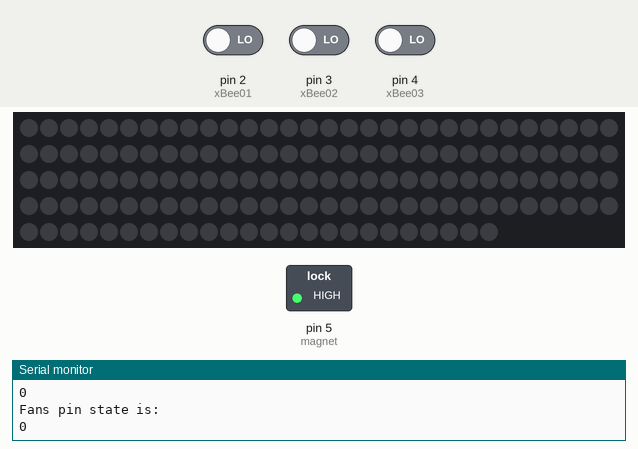
Simulated run of this sketch. Board: Arduino Uno, built with avr-gcc and run on an emulated ATmega328P. Shown: 144 RGB LEDs in strip order, left to right, continuing on the next row, switched loads named in the sketch (green lamp = pin HIGH), the last lines printed to the serial monitor. Inputs (shaded band) come from the test bench; at power-on: pin 4 (xBee03) LOW, pin 2 (xBee01) LOW, pin 3 (xBee02) LOW.

Above: at 2.6 s.
2.7 s: pin 4 (xBee03) driven HIGH
At 3.1 s:
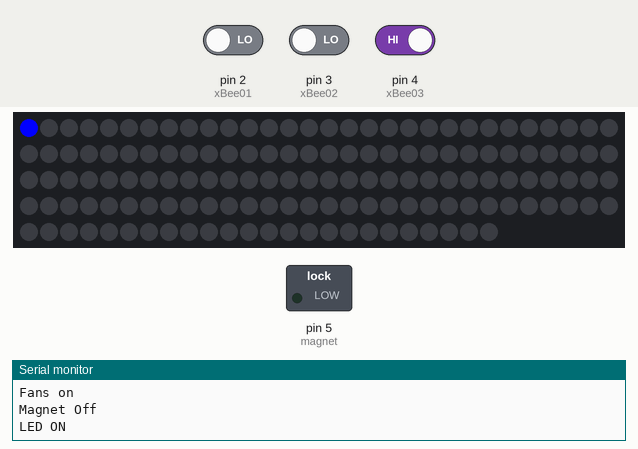
5.3 s: pin 4 (xBee03) driven LOW
At 5.3 s:
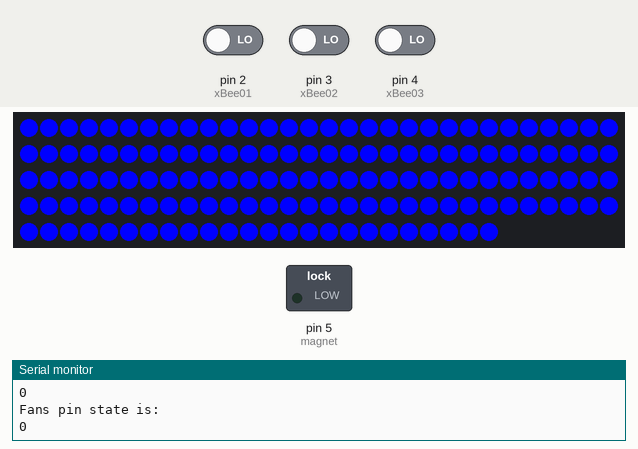
Timing chart, 0 to 8.3 s (numbered marks = the images above; inputs shaded):
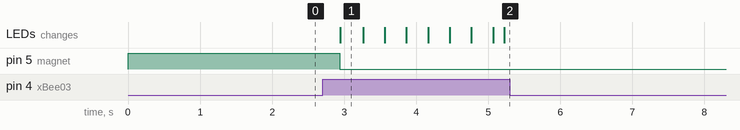

Measured:
- after the input at 2.7 s, pin 5 (magnet): HIGH → LOW after 0.24 s; the LEDs: change after 0.25 s (image 1)

The sketch:

Talking_Fabrics.ino
```cpp
#include <Adafruit_NeoPixel.h>
#ifdef __AVR__
#include <avr/power.h>
#endif
#define PIN            6
#define NUMPIXELS      144


const int xBee01 = 2;
const int xBee02 = 3;
const int xBee03 = 4;
int xBee01_state;
int xBee02_state;
int xBee03_state;
const int magnet = 5;
const int ledStripPin = 6;
Adafruit_NeoPixel strip = Adafruit_NeoPixel(NUMPIXELS, PIN, NEO_GRB + NEO_KHZ800);

void setup()
{
  Serial.begin(9600);
  pinMode(xBee01, INPUT);
  pinMode(xBee02, INPUT);
  pinMode(xBee03, INPUT);
  pinMode(ledStripPin, OUTPUT);
  pinMode(magnet, OUTPUT);
  //Magnets should be on by default
  digitalWrite(magnet, HIGH);
  strip.begin();
}

void loop()
{
  //Pin 2 fans
  xBee01_state = digitalRead(xBee01);
  //Pin 3 magnets
  xBee02_state = digitalRead(xBee02);
  //Pin 4 leds
  xBee03_state = digitalRead(xBee03);

  Serial.println("Magnet pins state is:");
  Serial.println(xBee02_state);
  Serial.println("Fans pin state is: ");
  Serial.println(xBee01_state);
  delay(100);

  //xBee01 controls the fans, just supplies a signal to a mosfet
  if (xBee03_state == HIGH){
    Serial.println("Fans on");
  }

  //xBee02 controls the magnets, actually turns
  //them off if detects a signal from the xBee02 glove
  if (xBee03_state == HIGH) {
    Serial.println("Magnet Off");
    digitalWrite(magnet, LOW);
  }

  //xBee03 controls the LEDs, this one works right now, turns them on if signal detected
  //No signal detected, turns all the LEDs on the strip off
  if (xBee03_state == HIGH) {
    Serial.println("LED ON");
    for (int i = 0; i < NUMPIXELS; i++)
    {
      strip.setPixelColor(i, 255);
      strip.show();
      delay(10);
    }
  } else {
    for (int i = 0; i < NUMPIXELS; i++) {
      strip.setPixelColor(i, 0);
      strip.show();
    }
  }
}


//These two functions are for the xBee03 controlling the Neopixel LEDs
//they both control potential patterns that can be used by the Neopixel strip.
void rainbowCycle(uint8_t wait) {
  uint16_t i, j;
  for (j = 0; j < 256 * 5; j++) { // 5 cycles of all colors on wheel
    for (i = 0; i < strip.numPixels(); i++) {
      strip.setPixelColor(i, Wheel(((i * 256 / strip.numPixels()) + j) & 255));
    }
    strip.show();
    delay(wait);
  }
}

uint32_t Wheel(byte WheelPos) {
  WheelPos = 255 - WheelPos;
  if (WheelPos < 85) {
    return strip.Color(255 - WheelPos * 3, 0, WheelPos * 3);
  }
  if (WheelPos < 170) {
    WheelPos -= 85;
    return strip.Color(0, WheelPos * 3, 255 - WheelPos * 3);
  }
  WheelPos -= 170;
  return strip.Color(WheelPos * 3, 255 - WheelPos * 3, 0);
}
```
